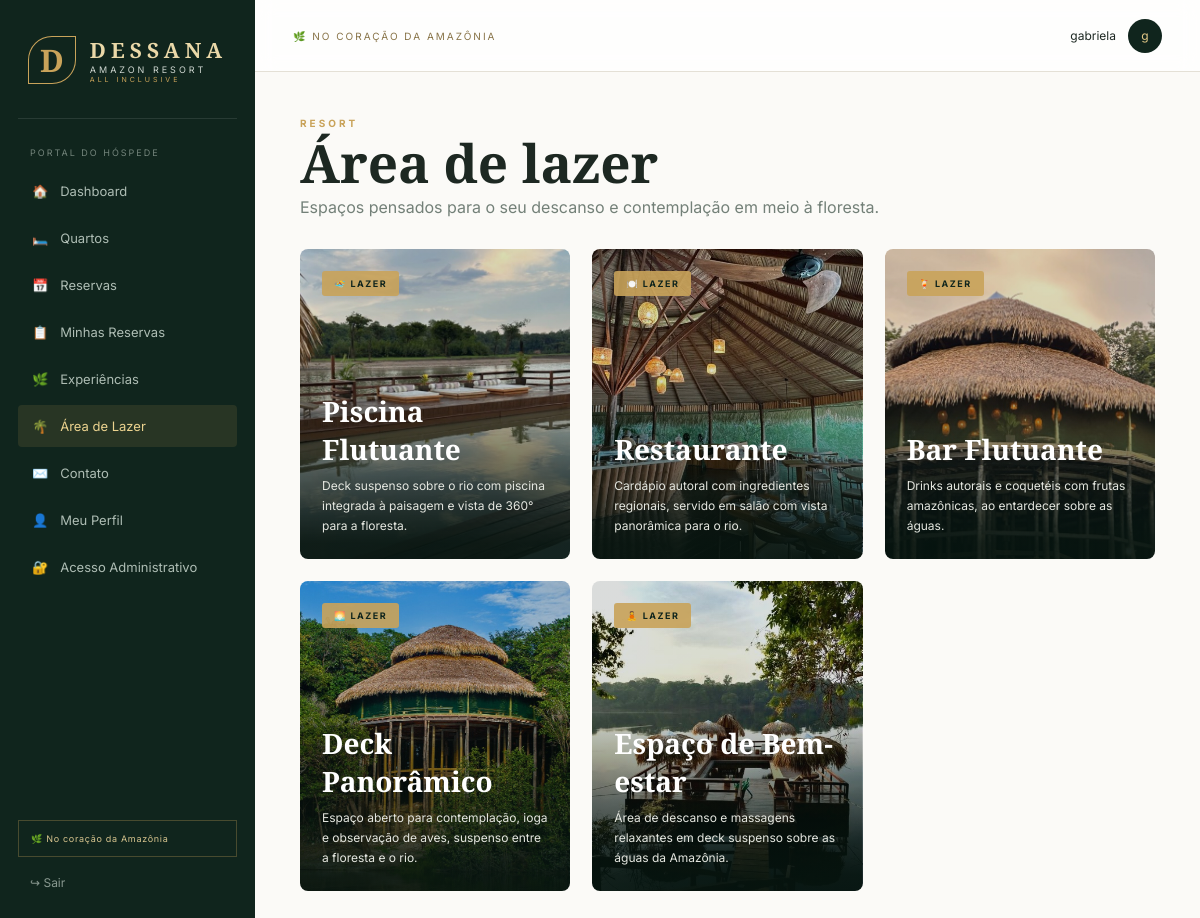
/hospede/lazer (signed in), run on the app's committed database.
### tables this page shows
CREATE TABLE lazer (
    id INTEGER PRIMARY KEY AUTOINCREMENT,
    nome TEXT NOT NULL,
    descricao TEXT,
    imagem TEXT,
    icone TEXT,
    ordem INTEGER NOT NULL DEFAULT 0,
    criado_em TEXT NOT NULL DEFAULT CURRENT_TIMESTAMP
);

### app.py (the view)
@app.route("/hospede/lazer")
@hospede_required
def hospede_lazer():
    conn = get_db()
    rows = conn.execute("SELECT * FROM lazer ORDER BY ordem, id").fetchall()
    conn.close()
    return render_template("hospede_lazer.html", itens=rows)

### app.py (called while the page is built)
def get_db():
    conn = sqlite3.connect(DB_PATH)
    conn.row_factory = sqlite3.Row
    conn.execute("PRAGMA foreign_keys = ON")
    return conn

def hospede_required(view):
    @wraps(view)
    def wrapped(*args, **kwargs):
        if "user_id" not in session or session.get("tipo") != "hospede":
            return redirect(url_for("login"))
        return view(*args, **kwargs)
    return wrapped

### templates/hospede_lazer.html (shortened to what this page needs)
{% extends "base.html" %}
{% block content %}
<div class="page-heading">
  <div><div class="eyebrow">RESORT</div><h1>Área de lazer</h1><p>Espaços pensados para o seu descanso e contemplação em meio à floresta.</p></div>
</div>
<div class="experience-grid">
  {% for i in itens %}
  <div class="experience-card" style="background-image:linear-gradient(0deg,rgba(6,20,15,.92) 5%,rgba(6,20,15,.15) 60%),url('{{ url_for('static', filename='images/' ~ (i.imagem or 'guest/hero-rio.jpg')) }}');">
    <span class="experience-tag">{{ i.icone or '🌿' }} LAZER</span>
    <div class="experience-copy">
      <h3>{{ i.nome }}</h3>
      <p>{{ i.descricao }}</p>
    </div>
  </div>
  {% else %}
  <div class="empty">Nenhum espaço cadastrado no momento.</div>
  {% endfor %}
</div>
{% endblock %}

### static/css/style.css (style rules this page uses)
:root { --forest:#10251d;--forest2:#17372b;--gold:#c9a35a;--gold2:#e3c987;--cream:#f6f1e7; --paper:#fbfaf7;--ink:#1d2822;--muted:#738078;--line:#e4e0d6;--white:#fff;--danger:#a94b46; }
* { box-sizing:border-box }
body { margin:0;background:var(--paper);color:var(--ink);font-family:Inter,Arial,sans-serif }
.eyebrow { color:var(--gold);font-size:10px;font-weight:700;letter-spacing:3px }
.page-heading { display:flex;align-items:flex-end;justify-content:space-between;margin-bottom:32px }
.page-heading h1 { font:600 53px/.9 "Cormorant Garamond";margin:10px 0 }
.page-heading p { color:var(--muted);margin:0 }
.experience-grid { display:grid;grid-template-columns:repeat(3,1fr);gap:20px }
.experience-card { position:relative;min-height:280px;background-size:cover;background-position:center;display:flex;flex-direction:column;justify-content:space-between;padding:22px;color:#fff }
.experience-tag { align-self:flex-start;background:rgba(201,163,90,.9);color:var(--forest);font-size:9px;font-weight:700;letter-spacing:1.5px;padding:7px 12px }
.experience-copy h3 { font:600 28px "Cormorant Garamond";margin:0 0 8px }
.experience-copy p { font-size:12px;line-height:1.7;color:#e5e7e0;margin:0;max-width:340px }
.experience-grid { gap:22px }
.experience-card { border-radius:8px;overflow:hidden;min-height:310px;transition:transform .22s,box-shadow .22s }
.experience-tag { border-radius:3px }

### data on the page
lazer: imagem (picture), icone "🏊", nome "Piscina Flutuante", descricao "Deck suspenso sobre o rio com piscina integrada à paisagem e vista de 360° para a floresta."
lazer: imagem (picture), icone "🍽️", nome "Restaurante", descricao "Cardápio autoral com ingredientes regionais, servido em salão com vista panorâmica para o rio."
lazer: imagem (picture), icone "🍹", nome "Bar Flutuante", descricao "Drinks autorais e coquetéis com frutas amazônicas, ao entardecer sobre as águas."
lazer: imagem (picture), icone "🌅", nome "Deck Panorâmico", descricao "Espaço aberto para contemplação, ioga e observação de aves, suspenso entre a floresta e o rio."
lazer: imagem (picture), icone "🧘", nome "Espaço de Bem-estar", descricao "Área de descanso e massagens relaxantes em deck suspenso sobre as águas da Amazônia."

### other printed values
{{ session.get('user_name') }} "gabriela"
{{ session.get('user_name','A')[0] }} "g"
